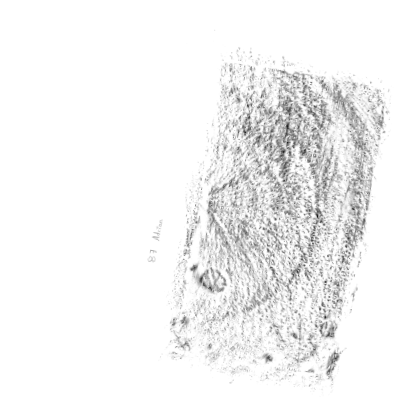
#> input picture data/processed/aligned-images/DOC (49).png, 400 x 400 px, found by its file name; its folder holds only this picture in this run
$ python fft.py
#> lines starting #> are read from the running program, lines starting #| are printed output that depends on the picture
### src/load_images.py
import cv2
import numpy as np
import os

def read_images(dir:str, image_size=None) -> tuple[list[np.ndarray], list[str]]:
    """ Lee todas las imagenes en formato PNG de un directorio, las redimensiona
    al tamaño especificado y las normaliza a valores entre 0 y 255."""
#> called with dir = './data/processed/aligned-images/'
    images, names = [], []

    for file in os.listdir(dir):            # leer cada archivo en la carpeta
        if file.lower().endswith(".png"):   # si es png
            # Leer imagen en blanco y negro
            print(f"Reading image: {file}")
            image = cv2.imread(os.path.join(dir, file), cv2.IMREAD_GRAYSCALE)
#> image is the input picture: shape (400, 400); min 18, max 255, mean 242.3

            # redimencionar imagen
            if image_size is not None:
                print(f"\tOriginal shape:\t{image.shape}")
                image = cv2.resize(image, image_size, interpolation\
                                   =cv2.INTER_AREA)
                print(f"\tNew shape:\t{image.shape}\n")
            else:
                print(f"\tShape:\t{image.shape}\n")
#| 	Shape:	(400, 400)

            image = cv2.normalize(image, None, 0, 255, cv2.NORM_MINMAX)\
                .astype(np.uint8) # normalizar imagen

            if image is not None:
                images.append(image) ; names.append(file)
            else:
                raise ValueError(f"Error al leer la imagen: {file}")

    return images, names

# [4 lines left out: function save_images, not called in this run]

# [9 lines that do not run on import are left out]

### src/transform.py
import cv2 as cv2
import numpy as np
from src import TRANSFORMATION_MARGIN
from src.load_images import save_images
import cv2
import numpy as np
from skimage.restoration import denoise_wavelet, estimate_sigma
from skimage import img_as_float, img_as_ubyte

def del_area(binaria, area_max=60, conectividad=4):
    # Asegurar formato uint8 (0 y 255)
    if binaria.dtype == bool:
        img = (binaria.astype(np.uint8)) * 255
    else:
        img = binaria.copy()
        if img.max() == 1:
            img = img * 255


    # Encontrar componentes blancas en la invertida (que eran negras en original)
    num_labels, labels, stats, centroids = cv2.connectedComponentsWithStats(
        cv2.bitwise_not(img), connectivity=conectividad)

    # Máscara donde se conservarán las regiones negras que queremos mantener (las grandes)
    mascara_negra_conservadas = np.zeros_like(img)

    # Omitir fondo (label 0)
    for i in range(1, num_labels):
        area = stats[i, cv2.CC_STAT_AREA]
        if area >= area_max:
            # Esta región negra original es lo suficientemente grande, la conservamos
            mascara_negra_conservadas[labels == i] = 255


    resultado = np.full_like(img, 255)  # fondo blanco
    resultado[mascara_negra_conservadas == 255] = 0  # poner negro donde había regiones negras grandes

    # Devolver en el mismo tipo de dato de entrada
    return resultado if binaria.dtype != bool else resultado > 0

def clean_images(images: list[np.ndarray]) -> list[dict]:
    results = []
    clahe = cv2.createCLAHE(clipLimit=7.0, tileGridSize=(24, 24))

    for img in images:
        if img.dtype != np.uint8:
            img = cv2.normalize(img, None, 0, 255, cv2.NORM_MINMAX).astype(np.uint8)

        result_dict = {"original": img.copy()}

        # Mediana
        median_img = img
        for _ in range(8):
            median_img = cv2.medianBlur(median_img, 3)
            median_clahe = clahe.apply(median_img)
            _, median_thresh = cv2.threshold(median_clahe, 150, 255, cv2.THRESH_BINARY)
        result_dict["cleaned"] = del_area(median_thresh, area_max=90, conectividad=4)


        results.append(result_dict)

    return results

# [61 lines left out: functions select_rotation_line, align, transform, not called in this run]


# [23 lines that do not run on import are left out]


### src/visualitation.py
from matplotlib import pyplot as plt
import numpy as np
from src import TRANSFORMATION_MARGIN

plt.rcParams["figure.constrained_layout.use"] = True


def show_images(images: list, names: list[str], show: bool = True,
                suptitle: str = None, **fig_kw):
    """Muestra una lista de imágenes."""
    n_images = len(images)
    n_cols = int(np.ceil(np.sqrt(n_images)))
    n_rows = int(np.ceil(n_images / n_cols))

    fig, axes = plt.subplots(nrows=n_rows,ncols=n_cols,squeeze=False,**fig_kw)
    if suptitle is not None: fig.suptitle(suptitle)

    for i, (img, name) in enumerate(zip(images, names)):
        r, c = i // n_cols, i % n_cols
        ax = axes[r, c]
        ax.imshow(img, cmap="gray") ; ax.set_title(name)
        ax.axis("off")

    for j in range(i + 1, n_cols * n_rows):    # Apagar ejes vacíos
        r, c = j // n_cols, j % n_cols
        axes[r, c].axis("off")

    if show: plt.show()
    return fig, axes


# [35 lines left out: functions show_stages, show_nmf_components, plot_reconstruction_error, not called in this run]


def fft_visualitation(image, magnitude, phase, reconstructed, peaks=None, components=None):

    if components is not None:
        show_images(components, [f"Comp {i+1}" for i in range(len(components))])

    _, axes = plt.subplots(1, 4)
    cy, cx = TRANSFORMATION_MARGIN[0]//2, TRANSFORMATION_MARGIN[1]//2

    axes[0].imshow(image, cmap='gray')
    axes[0].set_title("Original")
    axes[0].axis('off')

    axes[1].imshow(magnitude, cmap='gray', origin='lower')
    axes[1].set_title("Magnitud")

    if peaks is not None:
        for u, v in peaks:
            axes[1].add_patch(
                plt.Circle((cx + v, cy + u), 3, color='red', fill=False)
            )

    axes[2].imshow(phase, cmap='twilight', origin='lower', vmin=-np.pi, vmax=np.pi)
    axes[2].set_title("Fase")

    axes[3].imshow(reconstructed, cmap='gray')
    axes[3].set_title("Reconstrucción")
    axes[3].axis('off')

    plt.tight_layout()
    plt.show()

# [1 lines that do not run on import are left out]

### src/utils.py
import numpy as np

def get_stage_images(results:list[dict], stage:str) -> list[np.ndarray]:
    return [result[stage] for result in results]

### src/analysis/fft.py
import numpy as np
from scipy.ndimage import maximum_filter
from src.visualitation import fft_visualitation


def component_from_pair(peak, F_shifted, radius, image_size):
    """
    Reconstruye UNA componente real (coseno) a partir de un par de picos conjugados.

    Parámetros:
    - peak: (u, v) en coordenadas centradas
    - F_shifted: FFT centrada
    - radius: radio del vecindario espectral
    - image_size: (H, W)

    Retorna:
    - componente real (onda plana)
    """
    u, v = peak
    H, W = image_size
    cy, cx = H // 2, W // 2

    filt = np.zeros_like(F_shifted, dtype=bool)

    # Coordenadas de ambos picos (conjugados)
    coords = [
        (cy + u, cx + v),
        (cy - u, cx - v)
    ]

    for (py, px) in coords:
        for dy in range(-radius, radius + 1):
            for dx in range(-radius, radius + 1):
                if dy**2 + dx**2 <= radius**2:
                    yy, xx = py + dy, px + dx
                    if 0 <= yy < H and 0 <= xx < W:
                        filt[yy, xx] = True

    F_component = F_shifted * filt

    comp = np.fft.ifft2(np.fft.ifftshift(F_component)).real
    return comp


def group_conjugate_peaks(peaks):
    """
    Agrupa picos conjugados y devuelve solo uno por pareja.

    Criterio: (u,v) y (-u,-v) representan la misma frecuencia.
    """
    unique = []
    visited = set()

    for u, v in peaks:
        if (u, v) in visited or (-u, -v) in visited:
            continue

        unique.append((u, v))
        visited.add((u, v))
        visited.add((-u, -v))

    return unique


def reconstruct_from_components(components, dc_value):
    """
    Reconstrucción completa: suma de componentes + DC (media).
    """
    reconstructed = np.sum(components, axis=0)
    return reconstructed + dc_value


def fft_analysis(image, use_log=True, threshold_rel=0.3, min_distance=5, radius=1):
    """
    Análisis de Fourier con interpretación físicamente consistente.
    """
    H, W = image.shape

    # FFT
    F = np.fft.fft2(image)
    F_shifted = np.fft.fftshift(F)

    magnitude, phase = np.abs(F_shifted), np.angle(F_shifted)
    dc_value = F[0, 0].real / (H * W)
    magnitude_display = np.log1p(magnitude) if use_log else magnitude

    cy, cx = H // 2, W // 2

    # Eliminar DC de detección
    mag_detection = magnitude.copy()
    mag_detection[cy-2:cy+3, cx-2:cx+3] = 0

    threshold = threshold_rel * np.max(mag_detection)

    # Máximos locales
    local_max = (mag_detection == maximum_filter(mag_detection, size=3))
    peaks = np.argwhere(local_max & (mag_detection > threshold))

    # Coordenadas centradas
    peaks = [(p[0] - cy, p[1] - cx) for p in peaks]

    # Filtrado por distancia
    filtered = []
    for p in peaks:
        if all(np.hypot(p[0] - q[0], p[1] - q[1]) >= min_distance for q in filtered):
            filtered.append(p)

    unique_peaks = group_conjugate_peaks(filtered)
    components = [ component_from_pair(p, F_shifted, radius, (H, W))\
                  for p in unique_peaks ]
    reconstructed = reconstruct_from_components(components, dc_value)

    # ------------------ DEBUG ------------------
    print("\n" + "=" * 70)
    print("ANALISIS DE FOURIER")
    print("=" * 70)

    print(f"\n\tTotal picos detectados     : {len(filtered)}")
    print(f"\tPicos únicos (sin duplicados) : {len(unique_peaks)}")

    print("\n\tFrecuencias (ciclos/píxel):")
    for i, (u, v) in enumerate(unique_peaks, 1):
        print(f"\t{i:2d}: ({u/H:.4f}, {v/W:.4f})")

    print(f"\n\tDC (media espacial): {dc_value:.4f}")
    print("=" * 70 + "\n")

    fft_visualitation(image, magnitude_display, phase, reconstructed,
                      unique_peaks, components)

    return F_shifted, magnitude, phase


if __name__ == "__main__":
    from src.load_images import read_images
    from src import PROCESSED_IMAGES_DIR
    from src.transform import clean_images
    from src.utils import get_stage_images

    images, _ = read_images(PROCESSED_IMAGES_DIR + "aligned-images/")
#> images = 1 item
    images = get_stage_images(clean_images(images), "cleaned")
#> the loop in clean_images, `for img in images:` made 1 pass
#> num_labels in del_area on pass 1: 104
#> pass 1, in del_area, `num_labels, labels, stats, centroids = cv2.connectedComponentsWithStat..`:
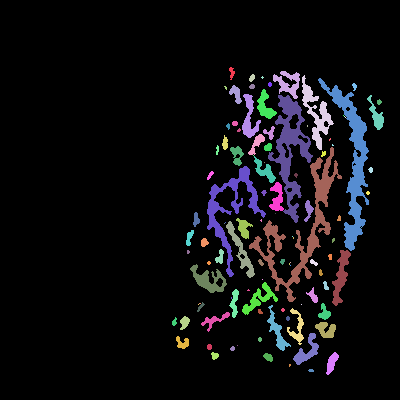
#> labels: shape (400, 400) int32; 104 distinct labels, from 0 to 103; one colour per label, 0 black
#> after the loop in clean_images, `for img in images:`:
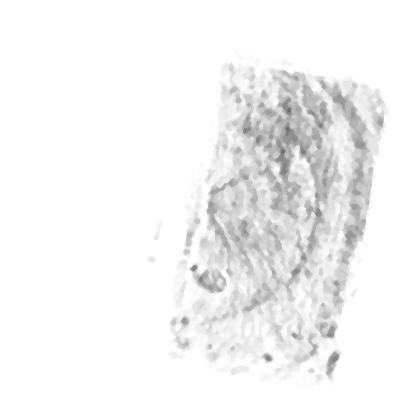
#> median_img: shape (400, 400); min 102, max 255, mean 242.9

    for img in images[:5]:
        fft_analysis(img, threshold_rel=0.4, min_distance=2, radius=1)
#> this loop made 1 pass
#> (dc_value in fft_analysis, threshold in fft_analysis) on pass 1: (231.8, 264982.4)
#> (printed output is left out)
#> pass 1, in fft_analysis, `magnitude, phase = np.abs(F_shifted), np.angle(F_shifted)`:
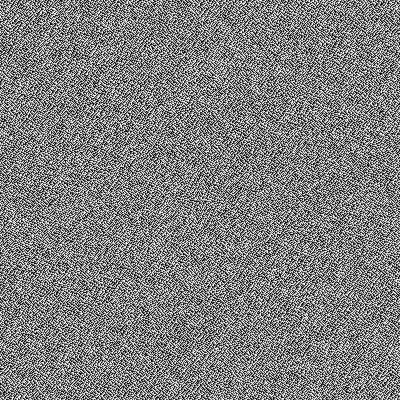
#> phase: shape (400, 400) float64; min -3.14, max 3.14, mean 1.96e-05; drawn with min black and max white
#> pass 1, in fft_analysis, `magnitude_display = np.log1p(magnitude) if use_log else magnitude`:
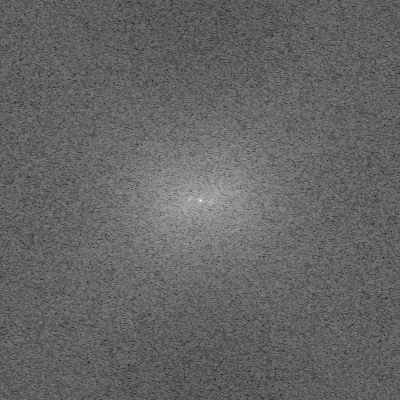
#> magnitude_display: shape (400, 400) float64; min 3.46, max 17.43, mean 9; drawn with min black and max white
#> pass 1, in fft_analysis, `local_max = (mag_detection == maximum_filter(mag_detection, size=3))`:
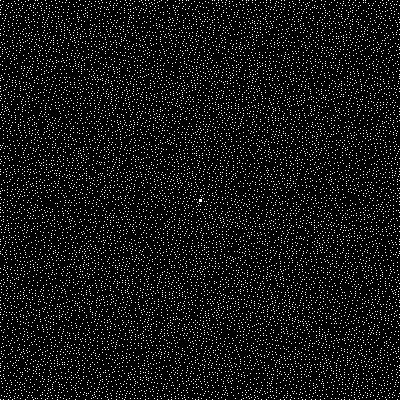
#> local_max: shape (400, 400) bool; 7.8% white in thin lines or dots
#> pass 1, in show_images, `if show: plt.show()`:
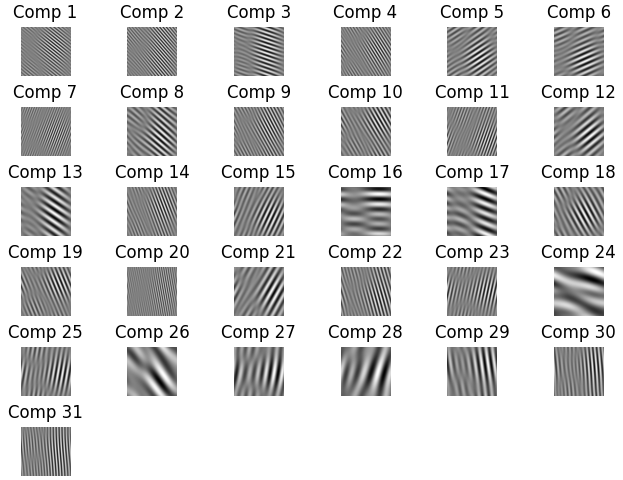
#> figure drawn by matplotlib, 31 panels
#> pass 1, in fft_visualitation, `plt.show()`:
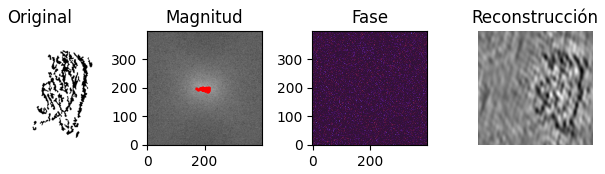
#> figure drawn by matplotlib, 4 panels

$ run again, on data/processed/aligned-images/DOC001 (2).png
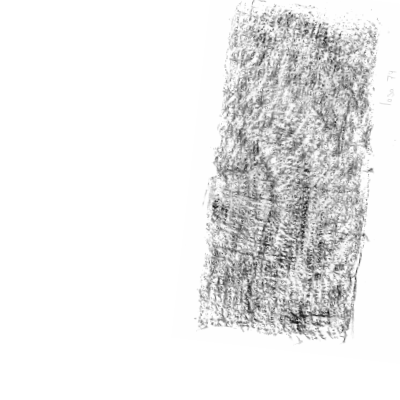
#> input picture data/processed/aligned-images/DOC001 (2).png, 400 x 400 px, found by its file name
#> in read_images, image is the input picture: shape (400, 400); min 16, max 255, mean 234.2
#| 	Shape:	(400, 400)
#> images = 1 item
#> the loop in clean_images, `for img in images:` made 1 pass
#> num_labels in del_area on pass 1: 79
#> pass 1, in del_area, `num_labels, labels, stats, centroids = cv2.connectedComponentsWithStat..`:
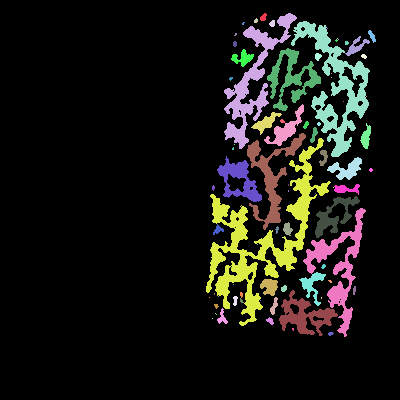
#> labels: shape (400, 400) int32; 79 distinct labels, from 0 to 78; one colour per label, 0 black
#> the loop `for img in images[:5]:` made 1 pass
#> (dc_value in fft_analysis, threshold in fft_analysis) on pass 1: (223.4, 406430)
#> (printed output is left out)
#> pass 1, in fft_visualitation, `plt.show()`:
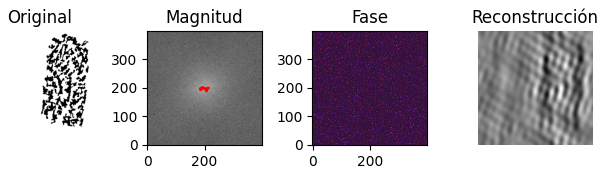
#> figure drawn by matplotlib, 4 panels

$ run again, on data/processed/aligned-images/DOC002(1).png
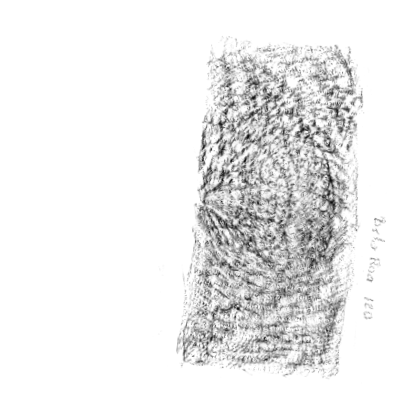
#> input picture data/processed/aligned-images/DOC002(1).png, 400 x 400 px, found by its file name
#> in read_images, image is the input picture: shape (400, 400); min 11, max 255, mean 234.9
#| 	Shape:	(400, 400)
#> images = 1 item
#> the loop in clean_images, `for img in images:` made 1 pass
#> num_labels in del_area on pass 1: 56
#> the loop `for img in images[:5]:` made 1 pass
#> (dc_value in fft_analysis, threshold in fft_analysis, unique_peaks in fft_analysis) on pass 1: (221.6, 442021.9, [(-7, 1), (-3, 0), (-1, -10), (-1, -7), (0, -4)])
#> (printed output is left out)
#> pass 1, in fft_analysis, `local_max = (mag_detection == maximum_filter(mag_detection, size=3))`:
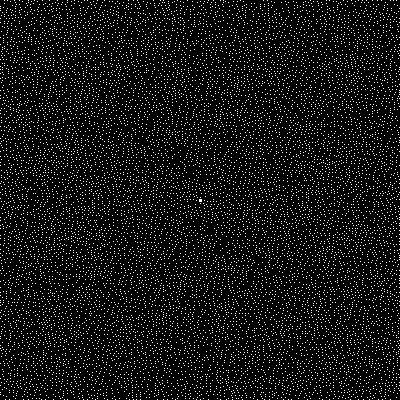
#> local_max: shape (400, 400) bool; 7.8% white in thin lines or dots
#> pass 1, in fft_visualitation, `plt.show()`:
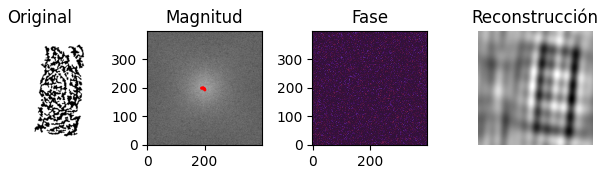
#> figure drawn by matplotlib, 4 panels
